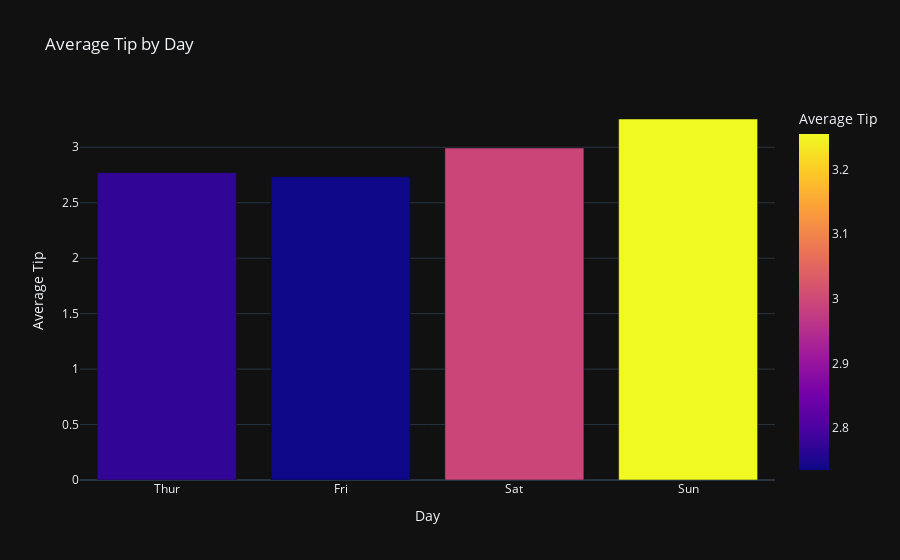

Source (notebook cell):
### Markdown cell above
Create an interactive bar chart showing average tip by day.

### Code cell
average_tip_by_day = df.groupby('day', as_index=False)['tip'].mean()
fig = px.bar(average_tip_by_day, x='day', y='tip', title='Average Tip by Day',
              labels={'tip': 'Average Tip', 'day': 'Day'},template='plotly_dark',color='tip', 
              color_continuous_scale=px.colors.sequential.Plasma)
fig.show()

### Figure 1 — Plotly figure (JSON) as saved in the notebook; plotly's stock layout.template omitted (floating-point values rounded to 4 significant figures)
{"data": [{"hovertemplate": "Day=%{x}<br>Average Tip=%{marker.color}<extra></extra>", "legendgroup": "", "marker": {"color": [2.771, 2.735, 2.993, 3.255], "coloraxis": "coloraxis", "pattern": {"shape": ""}}, "name": "", "orientation": "v", "showlegend": false, "textposition": "auto", "type": "bar", "x": ["Thur", "Fri", "Sat", "Sun"], "xaxis": "x", "y": [2.771, 2.735, 2.993, 3.255], "yaxis": "y"}], "layout": {"barmode": "relative", "coloraxis": {"colorbar": {"title": {"text": "Average Tip"}}, "colorscale": [[0, "#0d0887"], [0.1111, "#46039f"], [0.2222, "#7201a8"], [0.3333, "#9c179e"], [0.4444, "#bd3786"], [0.5556, "#d8576b"], [0.6667, "#ed7953"], [0.7778, "#fb9f3a"], [0.8889, "#fdca26"], [1, "#f0f921"]]}, "legend": {"tracegroupgap": 0}, "title": {"text": "Average Tip by Day"}, "xaxis": {"anchor": "y", "domain": [0, 1], "title": {"text": "Day"}}, "yaxis": {"anchor": "x", "domain": [0, 1], "title": {"text": "Average Tip"}}}}
